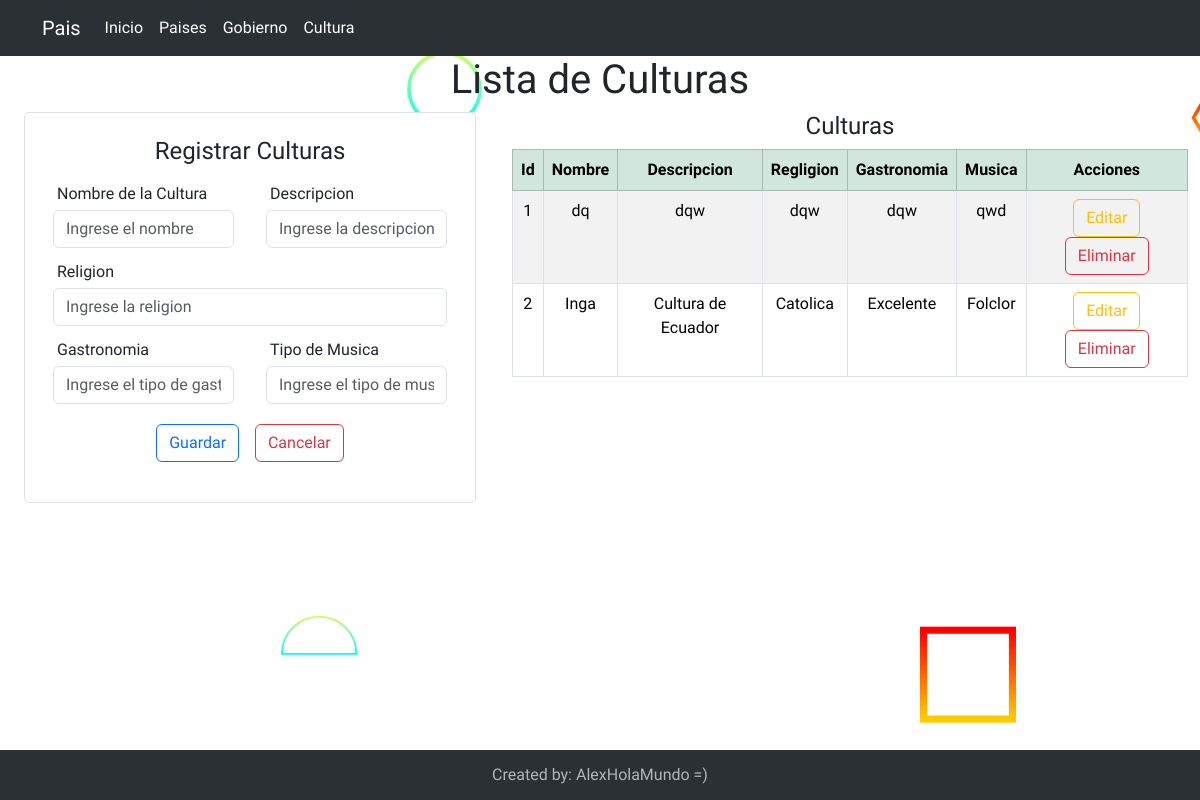
/cultura/, run on an earlier commit of the app's database.
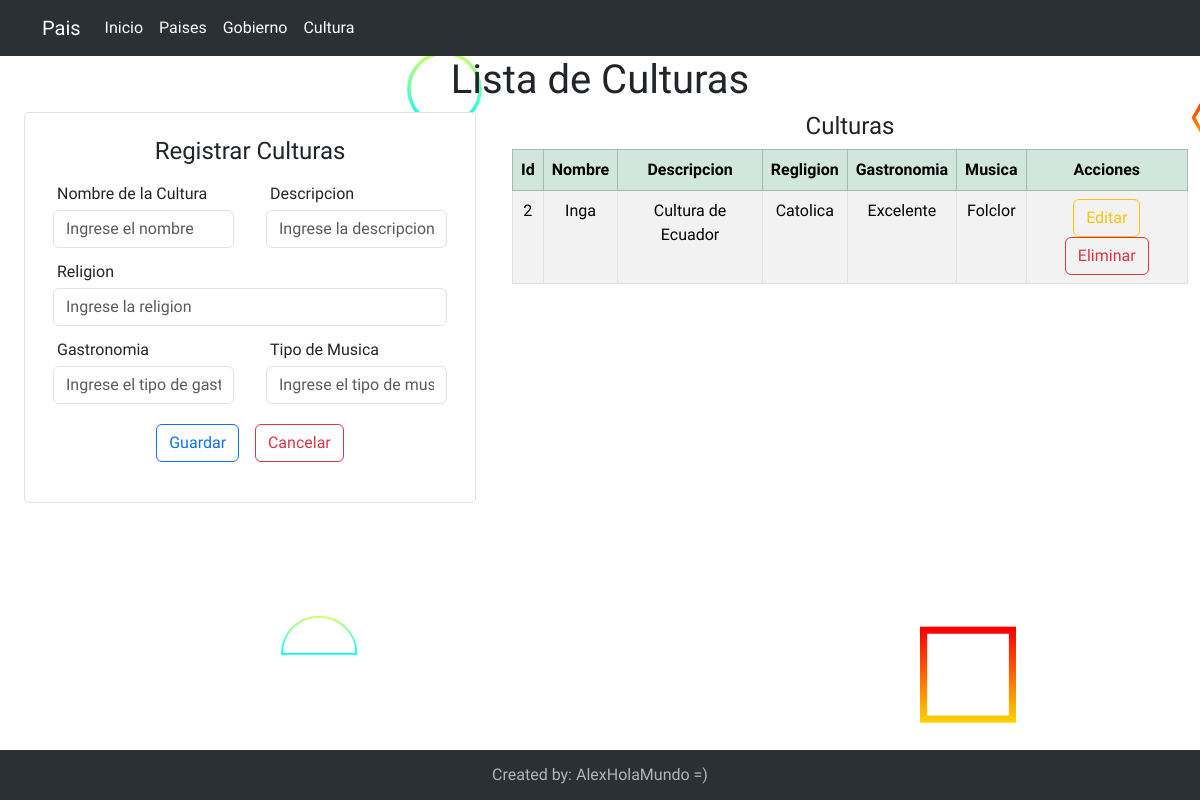
And on a later commit of the database.
### Aplicaciones/Evaluacion/models.py (models this page shows, shortened)
class Cultura(models.Model):
    id = models.AutoField(primary_key=True, verbose_name='Id de la Cultura')
    nombre = models.CharField(max_length=50, verbose_name='Nombre de la Cultura')
    descripcion = models.CharField(max_length=50, verbose_name='Descripcion')
    religion = models.CharField(max_length=50, verbose_name='Religion')
    gastronomia = models.CharField(max_length=50, verbose_name='Gastronomia')
    musica = models.CharField(max_length=50, verbose_name='Musica')

### Aplicaciones/Evaluacion/views.py (the view)
# urls.py: path('cultura/', views.cultura, name='cultura'),
def cultura(request):
    culturasBdd=Cultura.objects.all()
    return render (request, 'cultura.html', {'culturas': culturasBdd})

### Aplicaciones/Evaluacion/templates/cultura.html (shortened to what the changed rows need)
{% extends "./plantilla.html" %} {% block contenido %}
<h1 class="text-center">Lista de Culturas</h1>
<div class="row m-0 p-0">
  <div class="col-md-7">
    <table class="table table-striped table-hover table-bordered">
      <thead>
        <tr class="table-success">
          <th class="text-center" scope="col">Id</th>
          <th class="text-center" scope="col">Nombre</th>
          <th class="text-center" scope="col">Descripcion</th>
          <th class="text-center" scope="col">Regligion</th>
          <th class="text-center" scope="col">Gastronomia</th>
          <th class="text-center" scope="col">Musica</th>
          <th class="text-center" scope="col">Acciones</th>
        </tr>
      </thead>
      <tbody>
        {% for cultura in culturas %}
        <tr>
          <td class="text-center">{{cultura.id }}</td>
          <td class="text-center">{{cultura.nombre }}</td>
          <td class="text-center">{{cultura.descripcion }}</td>
          <td class="text-center">{{cultura.religion }}</td>
          <td class="text-center">{{cultura.gastronomia }}</td>
          <td class="text-center">{{cultura.musica }}</td>
          <td class="text-center">
            <a href="" class="btn btn-outline-warning">Editar</a>
            <a
              href="/eliminarCultura/{{cultura.id}}"
              class="btn btn-outline-danger"
              >Eliminar</a
            >
          </td>
        </tr>
        {% endfor %}
      </tbody>
    </table>
  </div>
</div>
{% endblock contenido %}

What changed in the data, as far as the page shows it:
removed Cultura: id "1", nombre "dq", descripcion "dqw", religion "dqw", gastronomia "dqw", musica "qwd"
